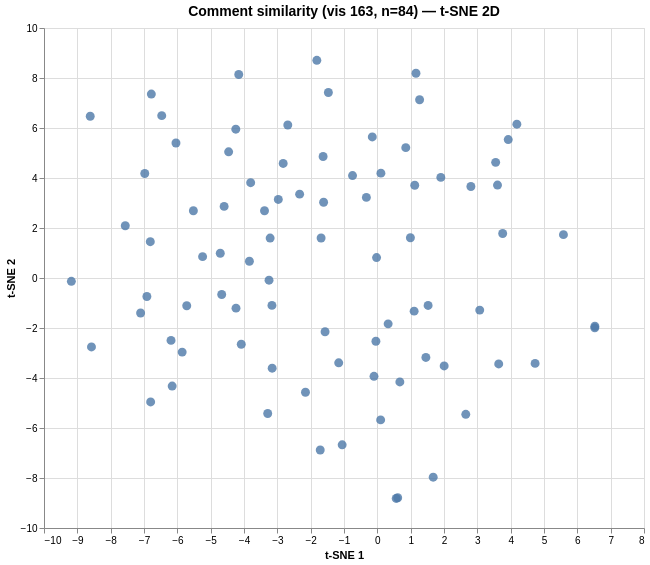

Vega-Lite specification for this chart:
### Vega specification from a JSON file in a GitHub repository (floating-point values rounded to 4 significant figures)
{"$schema": "https://vega.github.io/schema/vega/v6.json", "data": [{"name": "param_1e9efca18e7a2868_store"}, {"name": "source_0", "values": [{"comment": "This is a global map showing the water stress levels of Urban areas with populations bigger then 3 million and it shows …", "dim_1": -3.385, "dim_2": 2.69, "index": 0}, {"comment": "Thank you! My Third Graders are studying the Water Crisis as part of our Transdisciplinary unit \"Sharing the Planet\". We…", "dim_1": -3.289, "dim_2": -5.42, "index": 1}, {"comment": "The purpose of graphical display #1 is to help visually show people the water stress levels around the world. The dark r…", "dim_1": 0.099, "dim_2": -5.676, "index": 2}, {"comment": "I noticed that more places closer to the equator have more water stress than places elsewhere.\n\nI wonder if the water sh…", "dim_1": 2.807, "dim_2": 3.661, "index": 3}, {"comment": "I noticed that Madagascar has a surprisingly high stress level.  There is a clear cluster traveling across the globe nor…", "dim_1": 3.76, "dim_2": 1.781, "index": 4}, {"comment": "I found the map very interested because it gave an easy representation of where water is more scarce all over the world.…", "dim_1": -1.568, "dim_2": -2.149, "index": 5}, {"comment": "The water is stressed! Read to find out why.\nI notice that the highest levels of water stress are in New Delhi, Los Ange…", "dim_1": -4.461, "dim_2": 5.047, "index": 6}, {"comment": "I notice that this map was very carefully made, and it was made to be very understandable. The map was colored to where …", "dim_1": -2.156, "dim_2": -4.57, "index": 7}, {"comment": "Crisis in H2O\n\nWater is a problem for many countries. And modern times are not different. I noticed that Mexico and Indi…", "dim_1": 1.268, "dim_2": 7.129, "index": 8}, {"comment": "In this graph I notice that there seem to be a lot of places in the world that are running out of water, and that is ver…", "dim_1": -8.576, "dim_2": -2.757, "index": 9}, {"comment": "In Antarctica I don't have to worry about this.\nSincerely,\nMr. W. Penguin", "dim_1": 5.583, "dim_2": 1.734, "index": 10}, {"comment": "I notice that a lot of hotter climates have more water stress levels in places like Africa. Is this because of the clima…", "dim_1": 1.905, "dim_2": 4.025, "index": 11}, {"comment": "A lot of regions near the ocean have high water stress level. Why?", "dim_1": 3.927, "dim_2": 5.538, "index": 12}, {"comment": "A place with lesser tree coverage might have higher water stress.", "dim_1": -8.613, "dim_2": 6.471, "index": 13}, {"comment": "I notice that it is a map of the world and it uses colors ranging from yellow to red to represent the water stress level…", "dim_1": -0.043, "dim_2": -2.53, "index": 14}, {"comment": "I notice that there doesn’t seem to be a trend linking water stress levels with population size. But it seems that the p…", "dim_1": -3.8, "dim_2": 3.812, "index": 15}, {"comment": "Some of these areas may have plenty of water, however, it could be contaminated. Cities in poor regions of the world may…", "dim_1": -4.158, "dim_2": 8.139, "index": 16}, {"comment": "I noticed that a lot of areas that are low on water tend to be heavily populated urban cities. For example, Los Angles h…", "dim_1": -2.825, "dim_2": 4.582, "index": 17}, {"comment": "I see in this graph that the larger cities with more than 3 million people are at risk in their water supply. I can assu…", "dim_1": -5.718, "dim_2": -1.11, "index": 18}, {"comment": "I think that it was very interesting to see how many areas in the US had high water stress levels. It is also easy to ob…", "dim_1": -1.687, "dim_2": 1.601, "index": 19}, {"comment": "I think that this graph is referring to how accessible clean water is for people. In many of the dryer and impoverished …", "dim_1": -1.713, "dim_2": -6.88, "index": 20}, {"comment": "Looking at the graph I noticed that the majority of the areas with extremely high water stress levels are in areas that …", "dim_1": -2.331, "dim_2": 3.355, "index": 21}, {"comment": "It seems like areas with denser populations have a higher water stress area than areas with a seemingly less concentrate…", "dim_1": -1.469, "dim_2": 7.419, "index": 22}, {"comment": "When I first looked at the graph, I was drawn to how not all of the map was colorized, and I am curious why this is. The…", "dim_1": 2.005, "dim_2": -3.518, "index": 23}, {"comment": "One of things that caught my attention is how most of the areas in the middle along the equator have a much higher water…", "dim_1": 3.605, "dim_2": 3.718, "index": 24}, {"comment": "The correlation between higher populated cities and extreme water stress is present.  My question is why do some countri…", "dim_1": -1.627, "dim_2": 4.86, "index": 25}, {"comment": "I noticed that the stress in water levels is based on population GREATER than 3 million, which makes me wonder what the …", "dim_1": 1.523, "dim_2": -1.098, "index": 26}, {"comment": "It's hard to find a consistent pattern but it seems that the more populated urban areas with a hot and dry climate have …", "dim_1": -6.977, "dim_2": 4.179, "index": 27}, {"comment": "I found it interesting how the west coast was very high water stress but south america and canada was very low. I can se…", "dim_1": 1.104, "dim_2": -1.325, "index": 28}, {"comment": "From this graph I notice that the West side of the US seems to have more of a water scarcity problem compared to the Eas…", "dim_1": -6.811, "dim_2": 1.453, "index": 29}, {"comment": "I think the graph has to do with populations. The higher the population in an area the higher the \"water stress\"  levels…", "dim_1": -0.1, "dim_2": -3.932, "index": 30}, {"comment": "I believe the graph is showing the water stress level, or how much water a country is in need of water. The water stress…", "dim_1": -1.055, "dim_2": -6.672, "index": 31}, {"comment": "This graph is showing the water stress levels throughout the world. This graph is showing that the south west of the U.S…", "dim_1": 0.324, "dim_2": -1.834, "index": 32}, {"comment": "On this map, the cities with the highest population density are the ones with less water security due to the fact that t…", "dim_1": -3.216, "dim_2": 1.597, "index": 33}, {"comment": "\"Eye- catching water levels\" I noticed that a lot of areas that are lacking water tend to be the heavily populated urban…", "dim_1": -5.855, "dim_2": -2.964, "index": 34}, {"comment": "When I looked at this graph, I noticed that most of the areas of high water stress levels are areas with hot, dry climat…", "dim_1": -3.155, "dim_2": -3.608, "index": 35}, {"comment": "What stuck out to me the most about this graph is America’s west coast. If these trends continue, which is probably goin…", "dim_1": 1.456, "dim_2": -3.178, "index": 36}, {"comment": "while looking at the graph, the higher stress levels seem to be located in areas that are typically very dry along the w…", "dim_1": -5.242, "dim_2": 0.854, "index": 37}, {"comment": "I noticed that India seems to have extremely high water stress levels which leads me to wonder if this has something to …", "dim_1": 1.159, "dim_2": 8.189, "index": 38}, {"comment": "When I first looked at this graph, I recognized most cities that had high water stress levels were heavily populated. It…", "dim_1": -2.971, "dim_2": 3.142, "index": 39}, {"comment": "I first looked at the eye-catching red areas and noticed that they are mostly associated with arid climates: Western US …", "dim_1": -1.159, "dim_2": -3.392, "index": 40}, {"comment": "I notice a few troubling patterns here regarding which urban areas of the world tend to fall under the worst categories …", "dim_1": -6.914, "dim_2": -0.739, "index": 41}, {"comment": "I noticed that many of the high water stress levels are taking place in extremely populated areas, such as Los Angeles o…", "dim_1": -4.596, "dim_2": 2.864, "index": 42}, {"comment": "According to the graph the areas with the highest water stress levels are generally known as the more dryer regions of t…", "dim_1": -1.612, "dim_2": 3.031, "index": 43}, {"comment": "I noticed that the water stress levels of a city have to do with both the income and climate of the city. For example, b…", "dim_1": -4.712, "dim_2": 0.991, "index": 44}, {"comment": "Why the cities near the sea have a high water stress?", "dim_1": 4.186, "dim_2": 6.153, "index": 45}, {"comment": "I noticed...\n\nI thought when first looking at this graph that it was only densely populated areas that were at risk of r…", "dim_1": -4.669, "dim_2": -0.659, "index": 46}, {"comment": "I noticed that the area with the most water stress was near the Middle East, India, and Asia. I was surprised to see tha…", "dim_1": -4.24, "dim_2": -1.206, "index": 47}, {"comment": "I noticed that areas that have the highest water stress levels are south-west North America and Central Asia. I wonder i…", "dim_1": -0.744, "dim_2": 4.097, "index": 48}, {"comment": "My claim is that if you live in a densely populated area with a dry aired climate there are extremely high water stress …", "dim_1": -6.468, "dim_2": 6.495, "index": 49}, {"comment": "What I noticed -\n\nI noticed that in the U.S the places in which there was the most red was in the arid areas of the U.S.…", "dim_1": -0.329, "dim_2": 3.225, "index": 50}, {"comment": "My claim is that the warmer the weather the more the water is stressed and visa versa, my warrant is because the warmer …", "dim_1": -6.78, "dim_2": 7.357, "index": 51}, {"comment": "High population causes pollutions and lack of water resources", "dim_1": 6.524, "dim_2": -1.993, "index": 52}, {"comment": "The country which has more population causes more water stress and pollution", "dim_1": 6.526, "dim_2": -1.93, "index": 53}, {"comment": "Because the altitude of Los Angeles is lower than Atlanta, the water stress level from higher altitude is relatively low…", "dim_1": -6.041, "dim_2": 5.399, "index": 54}, {"comment": "Those red places seem to have high populations and high populations caused pollution.", "dim_1": 4.733, "dim_2": -3.416, "index": 55}, {"comment": "I noticed that overall there are low/ low-medium water stress levels. However, I found this strange as water is told to …", "dim_1": 0.107, "dim_2": 4.194, "index": 56}, {"comment": "We noticed that all of the comments are very scientific.  The red is in a similar location across the map.  We wonder wh…", "dim_1": 3.641, "dim_2": -3.437, "index": 57}, {"comment": "\"Geographical impacts on Water\"\nSeeing the graph, I wonder what people could do to help combat water shortages in areas …", "dim_1": -6.189, "dim_2": -2.495, "index": 58}, {"comment": "It appears that the areas with extremely high water stress levels are located in Southwest North America and Central Asi…", "dim_1": -0.151, "dim_2": 5.643, "index": 59}, {"comment": "Hi there!\n\nMy group and I noticed that the red marks indicated extremely high stress levels of water in Urban Areas with…", "dim_1": -0.023, "dim_2": 0.817, "index": 60}, {"comment": "I wonder what the human population densities are in areas with low population density.  \nI notice that some regions don'…", "dim_1": -1.815, "dim_2": 8.708, "index": 61}, {"comment": "We notice that the areas with a dessert terrain and a high population leads to a high water stress. The need for water i…", "dim_1": -6.801, "dim_2": -4.958, "index": 62}, {"comment": "Very nice graph. 10/10. Would revisit graph again. \n\nOnly thing, i'm not quite sure of what I should be taking away. Thr…", "dim_1": 1.676, "dim_2": -7.967, "index": 63}, {"comment": "We are wondering how water quality affects water stress levels within Urban Areas?", "dim_1": -4.246, "dim_2": 5.952, "index": 64}, {"comment": "I am thinking about how Cape Town is not identifiable on the graph in the high to extremely high water stress levels, co…", "dim_1": -5.519, "dim_2": 2.691, "index": 65}, {"comment": "I notice that places in Europe and Asa have the most extremely high water stress levels. The U.S has a lot as well( high…", "dim_1": 0.853, "dim_2": 5.214, "index": 66}, {"comment": "Thanks to all students who responded.  We had so many great catchy headlines that capture the main ideas of the graphs: …", "dim_1": 0.611, "dim_2": -8.79, "index": 67}, {"comment": "I was thinking about how it seems California seems to have been in a water drought for quite some time now. I remember a…", "dim_1": -7.562, "dim_2": 2.089, "index": 68}, {"comment": "Seeing this, I wonder what we can do to counter the water shortages in major cities around the world. I have noticed tha…", "dim_1": -4.082, "dim_2": -2.649, "index": 69}, {"comment": "I noticed that the countries with the highest water stress seem to be in the region above the Tropic of Cancer, this sur…", "dim_1": 1.122, "dim_2": 3.71, "index": 70}, {"comment": "It is apparent to me that the most affected areas are in regions of the highest populations, such as: California, NYC, I…", "dim_1": -7.102, "dim_2": -1.4, "index": 71}, {"comment": "I wonder how they collected this data!", "dim_1": 3.072, "dim_2": -1.284, "index": 72}, {"comment": "In the graph, it seems to be showing the most polluted or at risk bodies of water around the world. For example: New Deh…", "dim_1": 2.653, "dim_2": -5.453, "index": 73}, {"comment": "I notice that certain countries/regions don’t have any colors to indicate water stress levels. I wonder why those countr…", "dim_1": 0.992, "dim_2": 1.611, "index": 74}, {"comment": "Some of these cities are approaching Day Zero, when their water supply goes dry.  \n\nRead more about how cities try to no…", "dim_1": -9.179, "dim_2": -0.133, "index": 75}, {"comment": "I noticed that there is a lot of red in India and the US which makes sense to me. I wonder what would happen if our popu…", "dim_1": 0.676, "dim_2": -4.158, "index": 76}, {"comment": "I noticed that large cities in the west in the US and towards the middle of Eurasia are experiencing extremely high wate…", "dim_1": -3.838, "dim_2": 0.67, "index": 77}, {"comment": "Welcome to Wednesday's moderation of “What’s Going On in This Graph?”  \n\nToday’s graph and map show the water stress lev…", "dim_1": 0.566, "dim_2": -8.818, "index": 78}, {"comment": "1. I noticed that most of the highest populated areas were experiencing water droughts. \n2. I wondered why other very po…", "dim_1": -6.155, "dim_2": -4.323, "index": 79}, {"comment": "While I was looking at this graph, I noticed a trend correlating between the population and the amount of water present …", "dim_1": -3.249, "dim_2": -0.088, "index": 80}, {"comment": "Most countries with water loss are more southern. I wonder if there is a correlation between population and water supply…", "dim_1": -3.162, "dim_2": -1.096, "index": 81}, {"comment": "I noticed that most countries that have a high water stress level are above the equator. I wonder why that is because al…", "dim_1": 3.55, "dim_2": 4.626, "index": 82}, {"comment": "My attention was drawn to Canada since that is where I live. I am very surprised to see extreme water stress in southern…", "dim_1": -2.687, "dim_2": 6.119, "index": 83}]}, {"name": "source_0_x_domain_dim_1", "values": [{"min": -9.179, "max": 6.526}]}, {"name": "source_0_y_domain_dim_2", "values": [{"min": -8.818, "max": 8.708}]}], "signals": [{"name": "unit", "value": {}, "on": [{"events": "pointermove", "update": "isTuple(group()) ? group() : unit"}]}, {"name": "param_1e9efca18e7a2868", "update": "vlSelectionResolve(\"param_1e9efca18e7a2868_store\", \"union\")"}, {"name": "param_1e9efca18e7a2868_dim_1", "on": [{"events": [{"source": "view", "type": "dblclick"}], "update": "null"}, {"events": {"signal": "param_1e9efca18e7a2868_translate_delta"}, "update": "panLinear(param_1e9efca18e7a2868_translate_anchor.extent_x, -param_1e9efca18e7a2868_translate_delta.x / width)"}, {"events": {"signal": "param_1e9efca18e7a2868_zoom_delta"}, "update": "zoomLinear(domain(\"x\"), param_1e9efca18e7a2868_zoom_anchor.x, param_1e9efca18e7a2868_zoom_delta)"}]}, {"name": "param_1e9efca18e7a2868_dim_2", "on": [{"events": [{"source": "view", "type": "dblclick"}], "update": "null"}, {"events": {"signal": "param_1e9efca18e7a2868_translate_delta"}, "update": "panLinear(param_1e9efca18e7a2868_translate_anchor.extent_y, param_1e9efca18e7a2868_translate_delta.y / height)"}, {"events": {"signal": "param_1e9efca18e7a2868_zoom_delta"}, "update": "zoomLinear(domain(\"y\"), param_1e9efca18e7a2868_zoom_anchor.y, param_1e9efca18e7a2868_zoom_delta)"}]}, {"name": "param_1e9efca18e7a2868_tuple", "on": [{"events": [{"signal": "param_1e9efca18e7a2868_dim_1 || param_1e9efca18e7a2868_dim_2"}], "update": "param_1e9efca18e7a2868_dim_1 && param_1e9efca18e7a2868_dim_2 ? {unit: \"\", fields: param_1e9efca18e7a2868_tuple_fields, values: [param_1e9efca18e7a2868_dim_1,param_1e9efca18e7a2868_dim_2]} : null"}]}, {"name": "param_1e9efca18e7a2868_tuple_fields", "value": [{"field": "dim_1", "channel": "x", "type": "R"}, {"field": "dim_2", "channel": "y", "type": "R"}]}, {"name": "param_1e9efca18e7a2868_translate_anchor", "value": {}, "on": [{"events": [{"source": "scope", "type": "pointerdown"}], "update": "{x: x(unit), y: y(unit), extent_x: domain(\"x\"), extent_y: domain(\"y\")}"}]}, {"name": "param_1e9efca18e7a2868_translate_delta", "value": {}, "on": [{"events": [{"source": "window", "between": [{"source": "scope", "type": "pointerdown"}, {"source": "window", "type": "pointerup"}], "consume": true, "type": "pointermove"}], "update": "{x: param_1e9efca18e7a2868_translate_anchor.x - x(unit), y: param_1e9efca18e7a2868_translate_anchor.y - y(unit)}"}]}, {"name": "param_1e9efca18e7a2868_zoom_anchor", "on": [{"events": [{"source": "scope", "consume": true, "type": "wheel"}], "update": "{x: invert(\"x\", x(unit)), y: invert(\"y\", y(unit))}"}]}, {"name": "param_1e9efca18e7a2868_zoom_delta", "on": [{"events": [{"source": "scope", "type": "wheel", "consume": true}], "update": "pow(1.001, event.deltaY * pow(16, event.deltaMode))", "force": true}]}, {"name": "param_1e9efca18e7a2868_modify", "on": [{"events": {"signal": "param_1e9efca18e7a2868_tuple"}, "update": "modify(\"param_1e9efca18e7a2868_store\", param_1e9efca18e7a2868_tuple, true)"}]}], "marks": [{"type": "symbol", "name": "marks", "from": {"data": "source_0"}, "encode": {"update": {"opacity": {"value": 0.8}, "x": {"field": "dim_1", "scale": "x"}, "size": {"value": 80}, "fill": {"value": "#4c78a8"}, "tooltip": {"signal": "{\"Comment #\": format(datum[\"index\"], \"\"), \"Comment\": isValid(datum[\"comment\"]) ? datum[\"comment\"] : \"\"+datum[\"comment\"]}"}, "y": {"field": "dim_2", "scale": "y"}, "shape": {"value": "circle"}}}, "clip": true, "interactive": true, "style": ["circle"]}], "scales": [{"name": "x", "type": "linear", "domain": [{"signal": "(data(\"source_0_x_domain_dim_1\")[0] || {}).min"}, {"signal": "(data(\"source_0_x_domain_dim_1\")[0] || {}).max"}], "range": [0, {"signal": "width"}], "nice": true, "zero": true, "domainRaw": {"signal": "param_1e9efca18e7a2868[\"dim_1\"]"}}, {"name": "y", "type": "linear", "domain": [{"signal": "(data(\"source_0_y_domain_dim_2\")[0] || {}).min"}, {"signal": "(data(\"source_0_y_domain_dim_2\")[0] || {}).max"}], "range": [{"signal": "height"}, 0], "nice": true, "zero": true, "domainRaw": {"signal": "param_1e9efca18e7a2868[\"dim_2\"]"}}], "axes": [{"scale": "x", "tickCount": {"signal": "ceil(width/40)"}, "orient": "bottom", "gridScale": "y", "grid": true, "aria": false, "domain": false, "labels": false, "maxExtent": 0, "ticks": false, "zindex": 0, "minExtent": 0}, {"scale": "y", "domain": false, "gridScale": "x", "grid": true, "tickCount": {"signal": "ceil(height/40)"}, "minExtent": 0, "labels": false, "maxExtent": 0, "orient": "left", "zindex": 0, "ticks": false, "aria": false}, {"scale": "x", "labelFlush": true, "labelOverlap": true, "tickCount": {"signal": "ceil(width/40)"}, "zindex": 0, "title": "t-SNE 1", "orient": "bottom", "grid": false}, {"scale": "y", "grid": false, "orient": "left", "title": "t-SNE 2", "tickCount": {"signal": "ceil(height/40)"}, "zindex": 0, "labelOverlap": true}], "title": {"text": "Comment similarity (vis 163, n=84) — t-SNE 2D", "fontSize": 14, "frame": "group"}, "background": "white", "style": "cell", "height": 500, "width": 600, "padding": 5}
